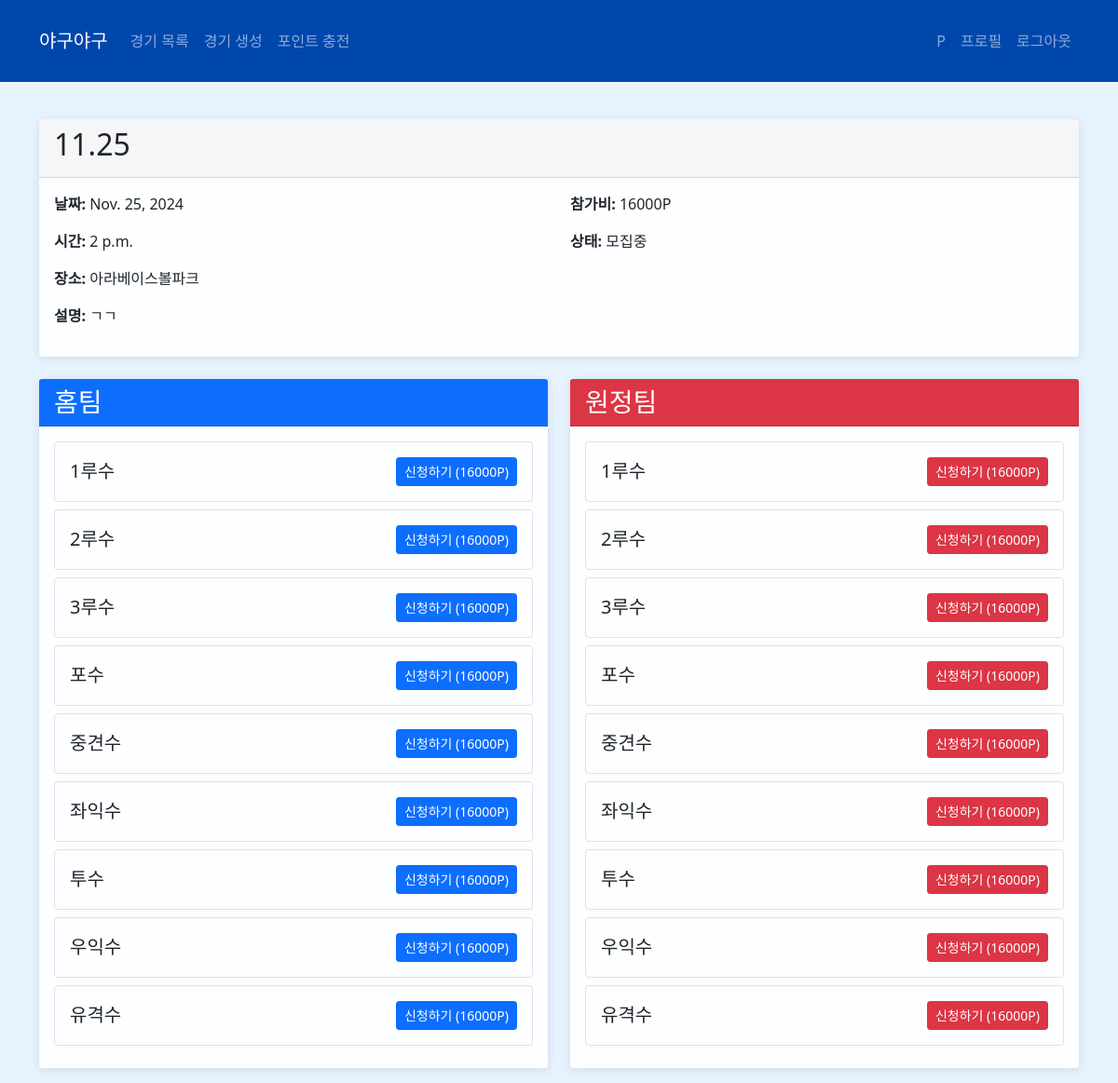
The page /games/3/ (signed in) on the database its author committed.
### baseball_matching/models.py (models this page shows, shortened)
class Game(models.Model):
    GAME_STATUS = [
        ('RECRUITING', '모집중'),
        ('CONFIRMED', '모집완료'),
        ('COMPLETED', '경기완료'),
        ('CANCELED', '취소됨')
    ]
    title = models.CharField(max_length=100)
    date = models.DateField()
    time = models.TimeField()
    location = models.CharField(max_length=200)
    participation_fee = models.IntegerField(default=10000)  # 참가비(포인트)
    max_players_per_team = models.IntegerField(default=9)
    status = models.CharField(max_length=20, choices=GAME_STATUS, default='RECRUITING')
    description = models.TextField(blank=True)
    created_at = models.DateTimeField(auto_now_add=True)

class Position(models.Model):
    POSITION_CHOICES = [
        ('P', '투수'),
        ('C', '포수'),
        ('1B', '1루수'),
        ('2B', '2루수'),
        ('3B', '3루수'),
        ('SS', '유격수'),
        ('LF', '좌익수'),
        ('CF', '중견수'),
        ('RF', '우익수'),
    ]
    game = models.ForeignKey(Game, on_delete=models.CASCADE)
    team = models.CharField(max_length=10, choices=[('HOME', '홈팀'), ('AWAY', '원정팀')])
    position = models.CharField(max_length=2, choices=POSITION_CHOICES)
    player = models.ForeignKey(UserProfile, on_delete=models.SET_NULL, null=True, blank=True)
    is_filled = models.BooleanField(default=False)
    class Meta:
        unique_together = ['game', 'team', 'position']

### baseball_matching/views.py (the view)
# urls.py: path('games/<int:game_id>/', views.game_detail, name='game_detail'),  # 이 줄 확인
@login_required
def game_detail(request, game_id):
    game = get_object_or_404(Game, id=game_id)
    home_positions = Position.objects.filter(game=game, team='HOME')
    away_positions = Position.objects.filter(game=game, team='AWAY')
    context = {
        'game': game,
        'home_positions': home_positions,
        'away_positions': away_positions,
    }
    return render(request, 'baseball_matching/game_detail.html', context)

### templates/baseball_matching/game_detail.html (shortened to what this page needs)
{% extends 'baseball_matching/base.html' %}
{% block content %}
<div class="card mb-4">
    <div class="card-header">
        <h2>{{ game.title }}</h2>
    </div>
    <div class="card-body">
        <div class="row">
            <div class="col-md-6">
                <p><strong>날짜:</strong> {{ game.date }}</p>
                <p><strong>시간:</strong> {{ game.time }}</p>
                <p><strong>장소:</strong> {{ game.location }}</p>
            </div>
            <div class="col-md-6">
                <p><strong>참가비:</strong> {{ game.participation_fee }}P</p>
                <p><strong>상태:</strong> {{ game.get_status_display }}</p>
            </div>
        </div>
        <p><strong>설명:</strong> {{ game.description }}</p>
    </div>
</div>
<div class="row">
    <div class="col-md-6">
        <div class="card">
            <div class="card-header bg-primary text-white">
                <h3 class="mb-0">홈팀</h3>
            </div>
            <div class="card-body">
                {% for position in home_positions %}
                    <div class="position-card mb-2 p-3 border rounded {% if position.is_filled %}bg-light{% endif %}">
                        <div class="d-flex justify-content-between align-items-center">
                            <h5 class="mb-0">{{ position.get_position_display }}</h5>
                            {% if position.is_filled %}
                                <div>
                                    <span class="badge bg-secondary">마감</span>
                                    <small class="ms-2">{{ position.player.user.username }}</small>
                                    {% if position.player == user.userprofile %}
                                        <form method="post" action="{% url 'baseball_matching:cancel_position' position.id %}" class="d-inline">
                                            {% csrf_token %}
                                            <button type="submit" class="btn btn-sm btn-danger ms-2">
                                                취소
                                            </button>
                                        </form>
                                    {% endif %}
                                </div>
                            {% else %}
                                <form method="post" action="{% url 'baseball_matching:join_position' position.id %}">
                                    <button type="submit" class="btn btn-sm btn-primary">
                                        신청하기 ({{ game.participation_fee }}P)
                                    </button>
                                </form>
                            {% endif %}
                        </div>
                    </div>
                {% endfor %}
            </div>
        </div>
    </div>
    <div class="col-md-6">
        <div class="card">
            <div class="card-header bg-danger text-white">
                <h3 class="mb-0">원정팀</h3>
            </div>
            <div class="card-body">
                {% for position in away_positions %}
                    <div class="position-card mb-2 p-3 border rounded {% if position.is_filled %}bg-light{% endif %}">
                        <div class="d-flex justify-content-between align-items-center">
                            <h5 class="mb-0">{{ position.get_position_display }}</h5>
                            {% if position.is_filled %}
                                <div>
                                    <span class="badge bg-secondary">마감</span>
                                    <small class="ms-2">{{ position.player.user.username }}</small>
                                    {% if position.player == user.userprofile %}
                                        <form method="post" action="{% url 'baseball_matching:cancel_position' position.id %}" class="d-inline">
                                            {% csrf_token %}
                                            <button type="submit" class="btn btn-sm btn-danger ms-2">
                                                취소
                                            </button>
                                        </form>
                                    {% endif %}
                                </div>
                            {% else %}
                                <form method="post" action="{% url 'baseball_matching:join_position' position.id %}">
                                    <button type="submit" class="btn btn-sm btn-danger">
                                        신청하기 ({{ game.participation_fee }}P)
                                    </button>
                                </form>
                            {% endif %}
                        </div>
                    </div>
                {% endfor %}
            </div>
        </div>
    </div>
</div>
{% endblock %}

### templates/baseball_matching/base.html (style rules this page uses)
body { background-color: #e6f3ff !important; }
.card { background-color: rgba(255, 255, 255, 0.9); box-shadow: 0 2px 10px rgba(0, 0, 0, 0.1); border: none; transition: transform 0.2s; }

### rows shown on the page
Game: title "11.25", date "Nov. 25, 2024", time "2 p.m.", location "아라베이스볼파크", participation_fee "16000", status "모집중", description "ㄱㄱ"
Position: position "1루수"
Position: position "2루수"
Position: position "3루수"
Position: position "포수"
Position: position "중견수"
Position: position "좌익수"
Position: position "투수"
Position: position "우익수"
Position: position "유격수"
Position: position "1루수"
Position: position "2루수"
Position: position "3루수"
Position: position "포수"
Position: position "중견수"
Position: position "좌익수"
Position: position "투수"
Position: position "우익수"
Position: position "유격수"
